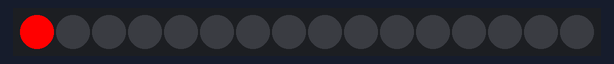
This program was run on a simulated Arduino Uno, built for the host (arithmetic inside an expression is 32-bit, double 64-bit). Shown: 16 RGB LEDs in strip order, left to right.

Above: at 1.9 s.
At 3.75 s:
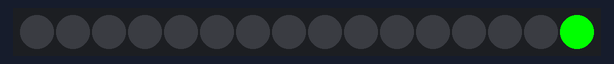
At 6.26 s:
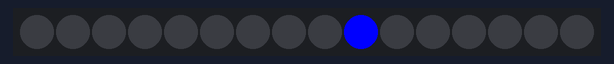
At 8.7 s:
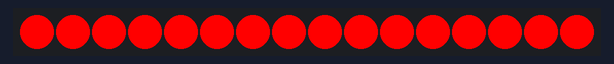
At 9.7 s:
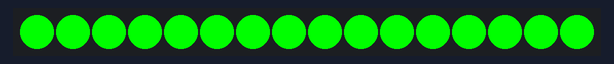
At 10.7 s:
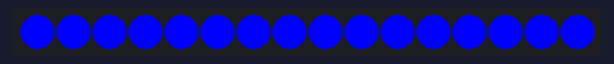

Measured:
- by itself, everything shown: repeats every 11.6 s, in 42 steps
- what the display in image 3 shows lasts 1.0 s, from 8.6 s to 9.6 s

The program:

main.cpp
```cpp
#include <FastLED.h>

#define LED_PIN     6
#define NUM_LEDS    16

CRGB leds[NUM_LEDS];

void printLED(int r, int g, int b);
void shiftLeft(int r, int g, int b);
void shiftRight(int r, int g, int b);

void setup() {
  FastLED.addLeds<WS2812, LED_PIN, GRB>(leds, NUM_LEDS);
  // FastLED.setBrightness(100);                   // Đặt độ sáng của LED
}

void loop() {
  shiftRight(255, 0, 0);         // Dịch LED đỏ trái sang phải
  delay(200);
  shiftLeft(255, 0, 0);          // Dịch LED đỏ phải sang trái
  delay(1000);

  shiftRight(0, 255, 0);         // Dịch LED xanh lá trái sang phải
  delay(200);
  shiftLeft(0, 255, 0);          // Dịch LED xanh lá phải sang trái
  delay(1000);

  shiftRight(0, 0, 255);         // Dịch LED xanh dương trái sang phải
  delay(200);
  shiftLeft(0, 0, 255);          // Dịch LED xanh dương phải sang trái
  delay(1000);

  printLED(255, 0, 0);           // Sáng LED đỏ
  delay(1000);
  printLED(0, 255, 0);           // Sáng LED xanh lá
  delay(1000);
  printLED(0, 0, 255);           // Sáng LED xanh dương
  delay(1000);
  printLED(0, 0, 0);             // Tắt toàn bộ LED
}

// Hiển thị màu
void printLED(int r, int g, int b) {
  fill_solid(leds, NUM_LEDS, CRGB(r, g, b));    // Thiết lập màu cho tất cả các LED
  FastLED.show();                               // Hiển thị màu sắc lên LED Ring
}

// Dịch trái sang phải
void shiftRight(int r, int g, int b) {
  for(int i = 0; i < NUM_LEDS; i++) {
    leds[i] = CRGB(r, g, b);                    // Thiết lập màu cho 1 LED
    FastLED.show();                             // Hiển thị màu sắc lên LED Ring
    delay(50);
    leds[i] = CRGB(0, 0, 0);
  }
}

// Dịch phải sang trái
void shiftLeft(int r, int g, int b) {
  for(int i = NUM_LEDS; i >= 0; i--) {
    leds[i] = CRGB(r, g, b);                    // Thiết lập màu cho 1 LED
    FastLED.show();                             // Hiển thị màu sắc lên LED Ring
    delay(50);
    leds[i] = CRGB(0, 0, 0);
  }
}
```
